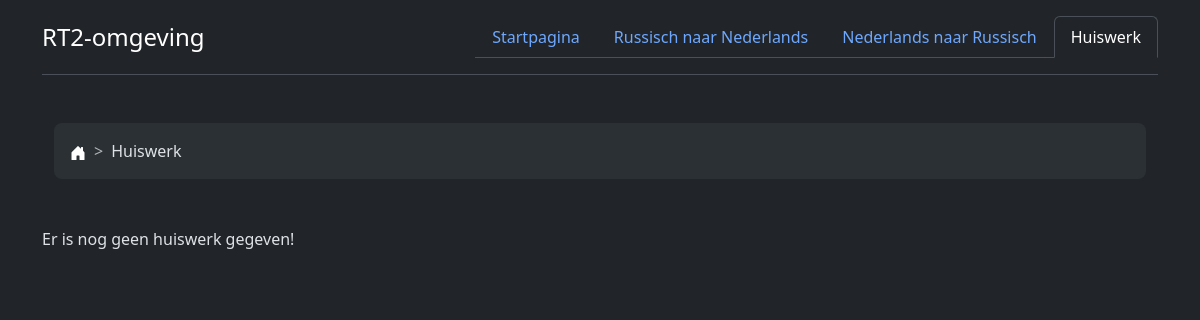
The app's page /huiswerk/, older data.
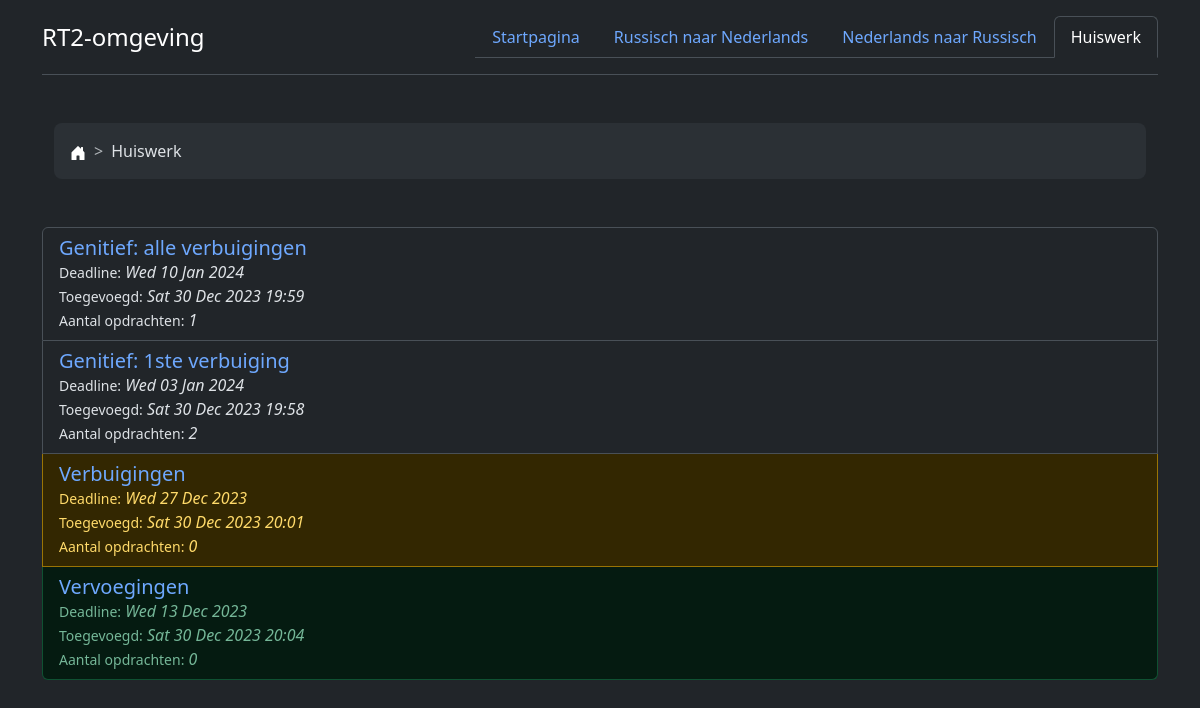
The same page, newer data.
### Vocabulaire/models.py (models this page shows, shortened)
class Homework(models.Model):
    created = models.DateTimeField()
    deadline = models.DateField()
    topic = models.CharField(max_length=200)
    done = models.BooleanField()
    def __str__(self):
        return self.topic

class Task(models.Model):
    homework = models.ForeignKey(Homework, on_delete=models.CASCADE)
    description = models.TextField()
    content = RichTextField()

### Vocabulaire/views.py (the view)
# urls.py: path("huiswerk/", views.homework, name='homework'),
def homework(request):
    homeworks = Homework.objects.order_by('-deadline')
    today = date.today()
    breadcrumb = ['homework']
    breadcrumb_names = [unquote(page)
                        for page in reverse('homework').strip("/").split("/")]
    context = {
        'homeworks': homeworks,
        'breadcrumb': list(zip(breadcrumb, breadcrumb_names)),
        'today': today,
    }
    return render(request, "Vocabulaire/homework.html", context)

### templates/Vocabulaire/homework.html (shortened to what this page needs)
{% extends 'Vocabulaire/base.html' %}
{% block content %}
  <ul class="list-group">
    {% for homework in homeworks %}
      <li class="list-group-item{% if homework.done %} list-group-item-success{% elif homework.deadline < today %} list-group-item-warning{% endif %}">
          <div class="card-body">
            <a href="{% url 'tasks' homework.id %}"><h5 class="card-title">{{ homework|capfirst }}</h5></a>
              <small>Deadline:</small> <i>{{ homework.deadline|date:"D d M Y" }}</i><br>
              <small>Toegevoegd:</small> <i>{{ homework.created|date:"D d M Y" }} {{ homework.created|time:"H:i" }}</i><br>
              <small>Aantal opdrachten:</small> <i>{{ homework.task_set.all|length }}</i><br>
          </div>
      </li>
    {% empty %}
      Er is nog geen huiswerk gegeven!
    {% endfor %}
  </ul>
{% endblock %}

### templates/Vocabulaire/base.html (shortened to what this page needs)
<!DOCTYPE html>
<html lang="en" data-bs-theme="dark">
<head>
  <link href="https://cdn.jsdelivr.net/npm/bootstrap@5.3.2/dist/css/bootstrap.min.css" rel="stylesheet"
>
  <link href="https://getbootstrap.com/docs/5.3/examples/breadcrumbs/breadcrumbs.css" rel="stylesheet">
</head>
<body>
  <div class="container">
    <header class="d-flex flex-wrap justify-content-center py-3 mb-4 border-bottom">
      <a href="/" class="d-flex align-items-center mb-3 mb-md-0 me-md-auto link-body-emphasis text-decoration-none">
        <span class="fs-4">RT2-omgeving</span>
      </a>
      <ul class="nav nav-tabs">
        <li class="nav-item"><a href="/" class="nav-link{% if not breadcrumb.0.1 %} active" aria-current="page{% endif %}">Startpagina</a></li>
        <li class="nav-item"><a href="{% url 'russian' %}" class="nav-link{% if breadcrumb.0.1 == 'russisch' %} active" aria-current="page{% endif %}">Russisch naar Nederlands</a></li>
        <li class="nav-item"><a href="{% url 'dutch' %}" class="nav-link{% if breadcrumb.0.1 == 'nederlands' %} active" aria-current="page{% endif %}">Nederlands naar Russisch</a></li>
        <li class="nav-item"><a href="{% url 'homework' %}" class="nav-link{% if breadcrumb.0.1 == 'huiswerk' %} active" aria-current="page{% endif %}">Huiswerk</a></li>
      </ul>
    </header>
  </div>
<div class="container">
  <div class="container my-5">
    <nav style="--bs-breadcrumb-divider: '>';" aria-label="breadcrumb">
      <ol class="breadcrumb breadcrumb-chevron p-3 bg-body-tertiary rounded-3">
        <li class="breadcrumb-item">
          <a class="link-body-emphasis" href={% url 'index' %}>
            <svg class="bi" width="16" height="16">
              <use xlink:href="#house-door-fill" fill="white"></use>
            </svg>
        </li>
        {% for link, name in breadcrumb %}
          <li class="breadcrumb-item">
            {% if not forloop.last %}<a class="link-body-emphasis fw-semibold text-decoration-none" href="{% url link %}">{{ name|capfirst }}</a>
            {% else %}{{ name|capfirst }}{% endif %}
          </li>
        {% endfor %}
      </ol>
    </nav>
  </div>
  {% block content %}{% endblock %}
</div>
</body>
</html>

### templates/Vocabulaire/base.html (style rules this page uses)
body { -ms-overflow-style: none; }
html { overflow: scroll; scrollbar-width: none; }
a { text-decoration: none; }

Row changes from the older to the newer data that the page shows:
added Homework: topic "Genitief: alle verbuigingen", deadline "Wed 10 Jan 2024", created "Sat 30 Dec 2023", created "19:59", task_set.all|length "1"
added Homework: topic "Genitief: 1ste verbuiging", deadline "Wed 03 Jan 2024", created "Sat 30 Dec 2023", created "19:58", task_set.all|length "2"
added Homework: topic "Verbuigingen", deadline "Wed 27 Dec 2023", created "Sat 30 Dec 2023", created "20:01", task_set.all|length "0"
added Homework: topic "Vervoegingen", deadline "Wed 13 Dec 2023", created "Sat 30 Dec 2023", created "20:04", task_set.all|length "0"
Text that changed along with them:
text no longer shown: "Er is nog geen huiswerk gegeven!"
